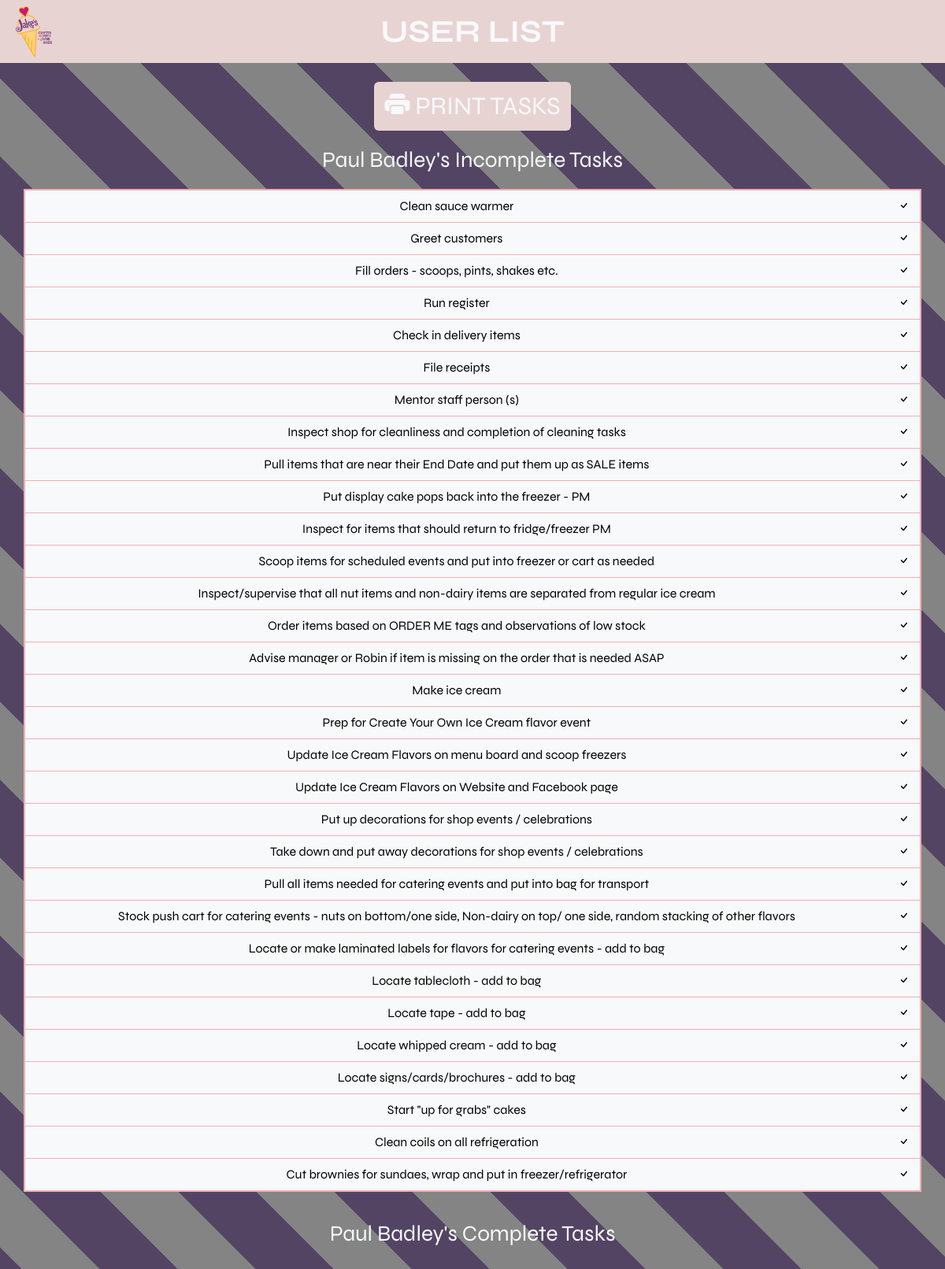
The page /tasks/27 on the database its author committed.
### tasklist/models.py (models this page shows, shortened)
class User(db.Model):
    __tablename__ = "user"
    id = Column(Integer, primary_key=True)
    name = Column(String)
    order = Column(Integer)
    tasks = relationship("Link", back_populates="user")

class Link(db.Model):
    __tablename__ = "link"
    user_id = Column(Integer, ForeignKey("user.id"), primary_key=True)
    task_id = Column(Integer, ForeignKey('task.id'), primary_key=True)
    user = relationship("User", back_populates="tasks")
    task = relationship("Task", back_populates="users")
    complete = Column(Boolean, default=False)

class Task(db.Model):
    __tablename__ = "task"
    id = Column(Integer, primary_key=True)
    name = Column(String)
    order = Column(Integer)
    users = relationship("Link", back_populates="task")

### tasklist/controllers.py (the view)
def tasks(user_id):
    da_user = db.session.query(User).filter_by(id=user_id).first()
    return render_template("tasks.html", user=da_user, user_id=user_id)

### tasklist/ui/templates/tasks.html (shortened to what this page needs)
{% extends "base.html" %}
{% block content %}
    <section class="pink">
        <div class="container-fluid d-flex justify-content-between">
            <a href="{{ url_for("main.home") }}">
                <img src="../static/icecream.webp" style="height: 8vh" class="m-2" alt="Jakes Logo">
            </a>
            <div class="text-center my-auto">
                <p class="fs-1 fw-bold text-light my-auto">USER LIST</p>
            </div>
        </div>
    </section>
    <section class="print-container">
        <div class="container print-container align-items-center text-center">
            <a class="btn pink flex-column align-items-center justify-content-md-center mt-4 mb-2 mx-2 text-light" onclick="window.print()">
                <span class="d-inline fs-2">
                    <i class="bi bi-printer-fill"></i>
                    PRINT TASKS
                </span>
            </a>
        </div>
    </section>
    <section>
        <div class="container-fluid">
            <div class="container fs-3 text-light text-center my-2">{{ user.name }}'s Incomplete Tasks</div>
            <div class="container p-0 my-3">
                <div class="table-responsive">
                    <table class="table table-light table-hover border border-danger-subtle border-2 text-center">
                        <tbody>
                        {% for link in user.tasks %}
                            {% if link.complete == False %}
                                <tr>
                                    <td>{{ link.task.name }}</td>
                                    <td>
                                        <a href="{{ url_for("action.mark_task", task_id=link.task.id, user_id=link.user.id) }}"
                                           class="text-reset text-decoration-none">
                                            <i class="bi bi-check"></i>
                                        </a>
                                    </td>
                                </tr>
                            {% endif %}
                        {% endfor %}
                        </tbody>
                    </table>
                </div>
            </div>
            <div class="container fs-3 text-light text-center my-2">{{ user.name }}'s Complete Tasks</div>
            <div class="container p-0 my-3">
                <div class="table-responsive">
                </div>
            </div>
        </div>
    </section>
{% endblock content %}

### tasklist/ui/static/style.css (style rules this page uses)
.pink { background-color: #E8D3D3; }
body { font-family: "Syne", sans-serif }
table { -webkit-user-select: none; -ms-user-select: none; user-select: none; }

### tasklist/ui/templates/tasks.html (style rules this page uses)
body { background-image: linear-gradient(45deg, #848484 25%, #544464 25%, #544464 50%, #848484 50%, #848484 75%, #544464 75%, #544464 100%); background-size: 197.99px 197.99px; }

### rows shown on the page
User: name "Paul Badley"
Link: task.name "Clean sauce warmer"
Link: task.name "Greet customers"
Link: task.name "Fill orders - scoops, pints, shakes etc."
Link: task.name "Run register"
Link: task.name "Check in delivery items"
Link: task.name "File receipts"
Link: task.name "Mentor staff person (s)"
Link: task.name "Inspect shop for cleanliness and completion of cleaning tasks"
Link: task.name "Pull items that are near their End Date and put them up as SALE items"
Link: task.name "Put display cake pops back into the freezer - PM"
Link: task.name "Inspect for items that should return to fridge/freezer PM"
Link: task.name "Scoop items for scheduled events and put into freezer or cart as needed"
Link: task.name "Inspect/supervise that all nut items and non-dairy items are separated from regular ice cream"
Link: task.name "Order items based on ORDER ME tags and observations of low stock"
Link: task.name "Advise manager or Robin if item is missing on the order that is needed ASAP"
Link: task.name "Make ice cream"
Link: task.name "Prep for Create Your Own Ice Cream flavor event"
Link: task.name "Update Ice Cream Flavors on menu board and scoop freezers"
Link: task.name "Update Ice Cream Flavors on Website and Facebook page"
Link: task.name "Put up decorations for shop events / celebrations"
Link: task.name "Take down and put away decorations for shop events / celebrations"
Link: task.name "Pull all items needed for catering events and put into bag for transport"
Link: task.name "Stock push cart for catering events - nuts on bottom/one side, Non-dairy on top/ one side, random stacking of other flavors"
Link: task.name "Locate or make laminated labels for flavors for catering events - add to bag"
Link: task.name "Locate tablecloth - add to bag"
Link: task.name "Locate tape - add to bag"
Link: task.name "Locate whipped cream - add to bag"
Link: task.name "Locate signs/cards/brochures - add to bag"
Link: task.name "Start \"up for grabs\" cakes"
Link: task.name "Clean coils on all refrigeration"
Link: task.name "Cut brownies for sundaes, wrap and put in freezer/refrigerator"
